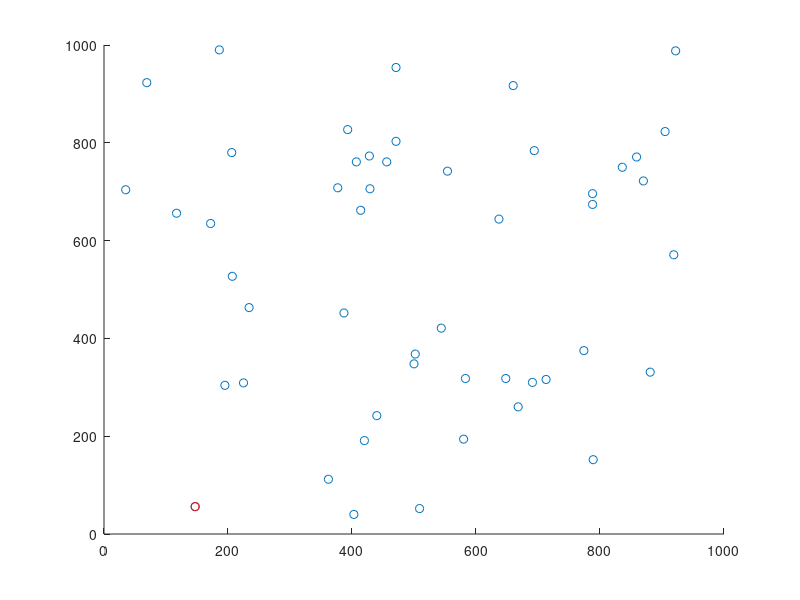

This figure's MATLAB source:
clc;
clear all;
close all;

data = load("lab1data.txt");
x = data(:,1);
y = data(:,2);
scatter(x,y);
hold on;

n = size(data);
n = n(1);
min = x(1)^2+y(1)^2;
SN = 1;
for i=2:n
    if min>x(i)^2+y(i)^2
        min = x(i)^2+y(i)^2;
        SN = i;
    end
end

scatter(x(SN),y(SN), 'r');
    